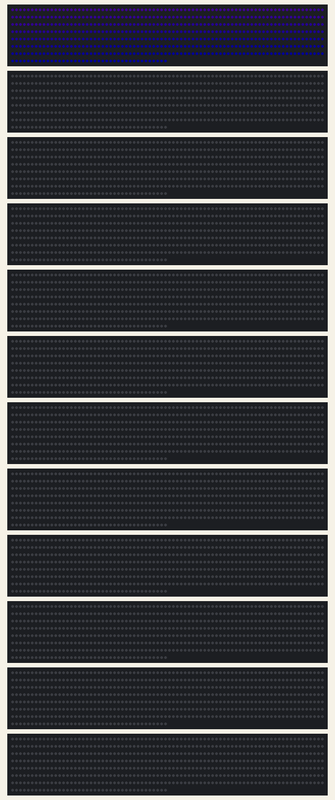
Simulated run of this sketch. Board: Arduino Uno, built for the host (arithmetic inside an expression is 32-bit, double 64-bit). Parts: 12 × 600 RGB LEDs in strip order, left to right, continuing on the next row. Dim RGB values are drawn brighter than linear; random numbers use the default seed unless the sketch sets one.

Above: at 3.19 s.
At 3.59 s:
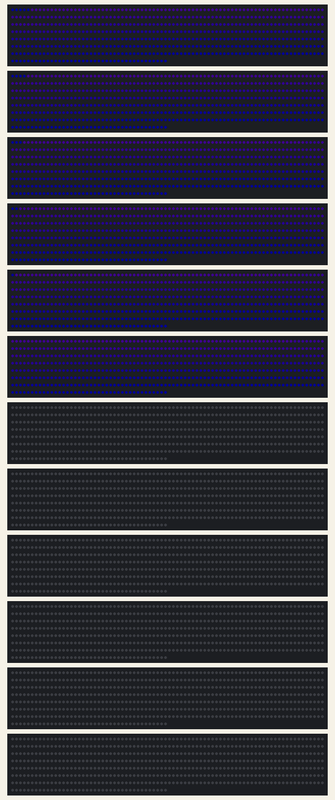
At 4.0 s:
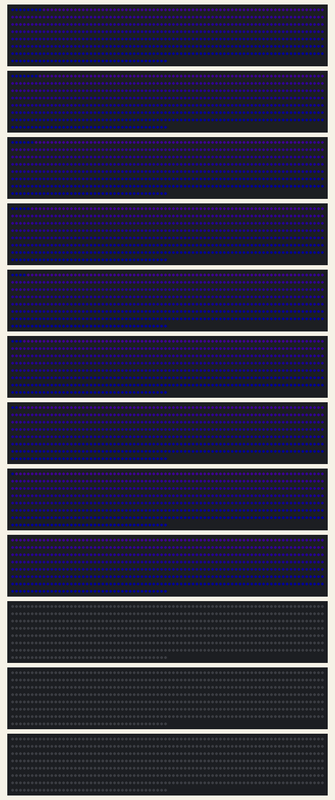
At 4.41 s:
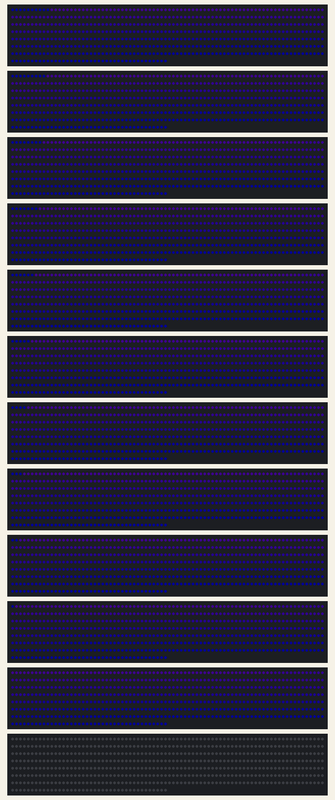
At 38.3 s:
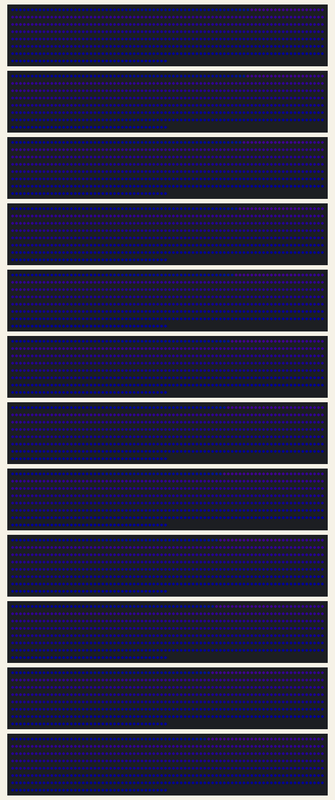

The sketch:

wave.ino
```cpp
//First arduino script done to have fancy led device
#include <FastLED.h>

#define LED_PIN     7
#define COLOR_ORDER GRB
#define CHIPSET     WS2811
#define NUM_LEDS    600

#define BRIGHTNESS  20
#define FRAMES_PER_SECOND 60
#define PERIOD 600

CRGB * leds;
//CRGB start = CRGB(144, 19, 200);
//CRGB end = CRGB(10, 200, 10);
#define COLORS 6
CRGB colors[] = {
  CHSV( HUE_PURPLE, 255, 255),
  CHSV( HUE_BLUE, 255, 255),
  CHSV( HUE_GREEN, 255, 255),
  CHSV( HUE_ORANGE, 255, 255),
  CHSV( HUE_YELLOW, 255, 255),
  CHSV( HUE_PINK, 255, 255),
};
CRGB current_color, next_color;
CRGB new_led;
unsigned int n = 0;
CRGB buf[NUM_LEDS * 2];

void choose_next_color(){
  current_color = next_color;
  int color_index = random(0, COLORS-1);
  if (colors[color_index] == current_color){
    color_index = color_index + 1 % COLORS;
  }
  next_color = colors[color_index];
}

CRGB grad(int i, CRGB start, CRGB end, int count = NUM_LEDS){
  CRGB out;
  out.r = start.r + (end.r-start.r)*(float(i)/count);
  out.g = start.g + (end.g-start.g)*(float(i)/count);
  out.b = start.b + (end.b-start.b)*(float(i)/count);
  return out;
}
void update_buf(int n){
  if (n%NUM_LEDS == 0){
    choose_next_color();
  }
  new_led = grad(n%NUM_LEDS, current_color, next_color);
  buf[n%(NUM_LEDS)] = new_led;
  buf[n%(NUM_LEDS) + NUM_LEDS] = new_led;

}
CRGB bigrad(int i, CRGB start, CRGB end){
  if(i < NUM_LEDS/2){
    return grad(i, start, end, NUM_LEDS/2);
  } else {
    return grad(i - NUM_LEDS/2, end, start, NUM_LEDS/2);
  }
}
void generateGradient(){
  for(int i=0; i < NUM_LEDS;i++){
      buf[i] = grad(i, colors[0], colors[1]);
  }
}

void setup_colors(){
  current_color = colors[0];
  next_color = colors[1];
}

void setup() {
  delay(3000); // sanity delay
  FastLED.addLeds<CHIPSET, LED_PIN, COLOR_ORDER>(leds, NUM_LEDS);
  FastLED.setBrightness( BRIGHTNESS );
  FastLED.setCorrection(Tungsten100W );
  generateGradient();
  setup_colors();
}

void loop()
{
  update_buf(n);
  leds = &buf[n%(NUM_LEDS)+1];
  FastLED.addLeds<CHIPSET, LED_PIN, COLOR_ORDER>(leds, NUM_LEDS);
  FastLED.show(); // display this frame
  //FastLED.delay(1000 / FRAMES_PER_SECOND);
  n++;
  n%=NUM_LEDS;
}
```

Measured:
- what the display in image 1 shows lasts 0.4 s, from 3.4 s to 3.8 s
- what the display in image 3 shows lasts 0.4 s, from 4.2 s to 4.6 s
